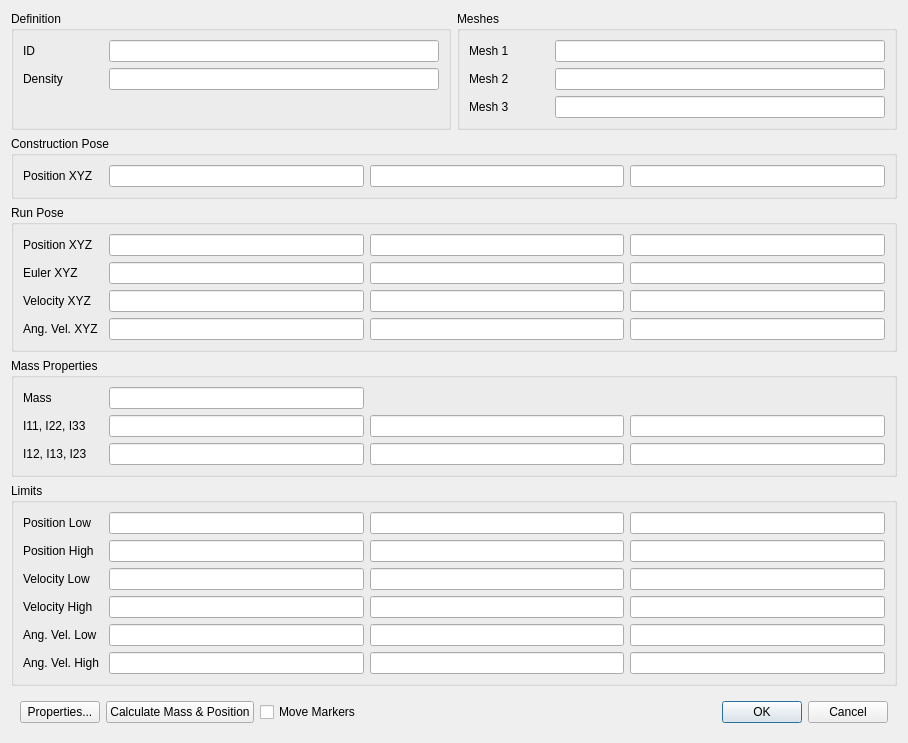
<?xml version="1.0" encoding="UTF-8"?>
<ui version="4.0">
 <class>DialogBodyBuilder</class>
 <widget class="QDialog" name="DialogBodyBuilder">
  <property name="geometry">
   <rect>
    <x>0</x>
    <y>0</y>
    <width>908</width>
    <height>705</height>
   </rect>
  </property>
  <property name="windowTitle">
   <string>Create/Edit Body</string>
  </property>
  <layout class="QGridLayout" name="gridLayout_6">
   <item row="2" column="0" colspan="2">
    <widget class="QGroupBox" name="groupBox_6">
     <property name="title">
      <string>Run Pose</string>
     </property>
     <layout class="QGridLayout" name="gridLayout_5">
      <item row="0" column="0">
       <widget class="QLabel" name="label_3">
        <property name="minimumSize">
         <size>
          <width>80</width>
          <height>0</height>
         </size>
        </property>
        <property name="text">
         <string>Position XYZ</string>
        </property>
       </widget>
      </item>
      <item row="0" column="1">
       <widget class="LineEditDouble" name="lineEditRunX"/>
      </item>
      <item row="0" column="2">
       <widget class="LineEditDouble" name="lineEditRunY"/>
      </item>
      <item row="0" column="3">
       <widget class="LineEditDouble" name="lineEditRunZ"/>
      </item>
      <item row="1" column="0">
       <widget class="QLabel" name="label_4">
        <property name="text">
         <string>Euler XYZ</string>
        </property>
       </widget>
      </item>
      <item row="1" column="1">
       <widget class="LineEditDouble" name="lineEditEulerX"/>
      </item>
      <item row="1" column="2">
       <widget class="LineEditDouble" name="lineEditEulerY"/>
      </item>
      <item row="1" column="3">
       <widget class="LineEditDouble" name="lineEditEulerZ"/>
      </item>
      <item row="2" column="0">
       <widget class="QLabel" name="label_12">
        <property name="text">
         <string>Velocity XYZ</string>
        </property>
       </widget>
      </item>
      <item row="2" column="1">
       <widget class="LineEditDouble" name="lineEditVX"/>
      </item>
      <item row="2" column="2">
       <widget class="LineEditDouble" name="lineEditVY"/>
      </item>
      <item row="2" column="3">
       <widget class="LineEditDouble" name="lineEditVZ"/>
      </item>
      <item row="3" column="0">
       <widget class="QLabel" name="label_17">
        <property name="text">
         <string>Ang. Vel. XYZ</string>
        </property>
       </widget>
      </item>
      <item row="3" column="1">
       <widget class="LineEditDouble" name="lineEditAVX"/>
      </item>
      <item row="3" column="2">
       <widget class="LineEditDouble" name="lineEditAVY"/>
      </item>
      <item row="3" column="3">
       <widget class="LineEditDouble" name="lineEditAVZ"/>
      </item>
     </layout>
    </widget>
   </item>
   <item row="3" column="0" colspan="2">
    <widget class="QGroupBox" name="groupBox_2">
     <property name="title">
      <string>Mass Properties</string>
     </property>
     <layout class="QGridLayout" name="gridLayout_2">
      <item row="0" column="0">
       <widget class="QLabel" name="label_5">
        <property name="text">
         <string>Mass</string>
        </property>
       </widget>
      </item>
      <item row="0" column="1">
       <widget class="LineEditDouble" name="lineEditMass"/>
      </item>
      <item row="1" column="0">
       <widget class="QLabel" name="label_6">
        <property name="text">
         <string>I11, I22, I33</string>
        </property>
       </widget>
      </item>
      <item row="1" column="1">
       <widget class="LineEditDouble" name="lineEditI11"/>
      </item>
      <item row="1" column="2">
       <widget class="LineEditDouble" name="lineEditI22"/>
      </item>
      <item row="1" column="3">
       <widget class="LineEditDouble" name="lineEditI33"/>
      </item>
      <item row="2" column="0">
       <widget class="QLabel" name="label_7">
        <property name="minimumSize">
         <size>
          <width>80</width>
          <height>0</height>
         </size>
        </property>
        <property name="text">
         <string>I12, I13, I23</string>
        </property>
       </widget>
      </item>
      <item row="2" column="1">
       <widget class="LineEditDouble" name="lineEditI12"/>
      </item>
      <item row="2" column="2">
       <widget class="LineEditDouble" name="lineEditI13"/>
      </item>
      <item row="2" column="3">
       <widget class="LineEditDouble" name="lineEditI23"/>
      </item>
     </layout>
    </widget>
   </item>
   <item row="1" column="0" colspan="2">
    <widget class="QGroupBox" name="groupBox">
     <property name="title">
      <string>Construction Pose</string>
     </property>
     <layout class="QGridLayout" name="gridLayout">
      <item row="0" column="1">
       <widget class="LineEditDouble" name="lineEditX"/>
      </item>
      <item row="0" column="2">
       <widget class="LineEditDouble" name="lineEditY"/>
      </item>
      <item row="0" column="0">
       <widget class="QLabel" name="label_2">
        <property name="minimumSize">
         <size>
          <width>80</width>
          <height>0</height>
         </size>
        </property>
        <property name="text">
         <string>Position XYZ</string>
        </property>
       </widget>
      </item>
      <item row="0" column="3">
       <widget class="LineEditDouble" name="lineEditZ"/>
      </item>
     </layout>
    </widget>
   </item>
   <item row="0" column="1">
    <widget class="QGroupBox" name="groupBox_5">
     <property name="title">
      <string>Meshes</string>
     </property>
     <layout class="QGridLayout" name="gridLayout_7">
      <item row="0" column="0">
       <widget class="QLabel" name="label_13">
        <property name="minimumSize">
         <size>
          <width>80</width>
          <height>0</height>
         </size>
        </property>
        <property name="text">
         <string>Mesh 1</string>
        </property>
       </widget>
      </item>
      <item row="0" column="1">
       <widget class="LineEditPath" name="lineEditMesh1"/>
      </item>
      <item row="1" column="0">
       <widget class="QLabel" name="label_15">
        <property name="minimumSize">
         <size>
          <width>80</width>
          <height>0</height>
         </size>
        </property>
        <property name="text">
         <string>Mesh 2</string>
        </property>
       </widget>
      </item>
      <item row="1" column="1">
       <widget class="LineEditPath" name="lineEditMesh2"/>
      </item>
      <item row="2" column="0">
       <widget class="QLabel" name="label_16">
        <property name="minimumSize">
         <size>
          <width>80</width>
          <height>0</height>
         </size>
        </property>
        <property name="text">
         <string>Mesh 3</string>
        </property>
       </widget>
      </item>
      <item row="2" column="1">
       <widget class="LineEditPath" name="lineEditMesh3"/>
      </item>
     </layout>
    </widget>
   </item>
   <item row="0" column="0">
    <widget class="QGroupBox" name="groupBox_4">
     <property name="title">
      <string>Definition</string>
     </property>
     <layout class="QGridLayout" name="gridLayout_4">
      <item row="0" column="0">
       <widget class="QLabel" name="label">
        <property name="text">
         <string>ID</string>
        </property>
       </widget>
      </item>
      <item row="1" column="1">
       <widget class="LineEditDouble" name="lineEditDensity"/>
      </item>
      <item row="1" column="0">
       <widget class="QLabel" name="label_14">
        <property name="minimumSize">
         <size>
          <width>80</width>
          <height>0</height>
         </size>
        </property>
        <property name="text">
         <string>Density</string>
        </property>
       </widget>
      </item>
      <item row="0" column="1">
       <widget class="LineEditUniqueName" name="lineEditID"/>
      </item>
      <item row="2" column="0">
       <widget class="QLabel" name="label_acting_as_spacer">
        <property name="text">
         <string/>
        </property>
       </widget>
      </item>
     </layout>
    </widget>
   </item>
   <item row="4" column="0" colspan="2">
    <widget class="QGroupBox" name="groupBox_3">
     <property name="title">
      <string>Limits</string>
     </property>
     <layout class="QGridLayout" name="gridLayout_3">
      <item row="0" column="0">
       <widget class="QLabel" name="label_8">
        <property name="text">
         <string>Position Low</string>
        </property>
       </widget>
      </item>
      <item row="0" column="1">
       <widget class="LineEditDouble" name="lineEditLowX"/>
      </item>
      <item row="0" column="2">
       <widget class="LineEditDouble" name="lineEditLowY"/>
      </item>
      <item row="0" column="3">
       <widget class="LineEditDouble" name="lineEditLowZ"/>
      </item>
      <item row="1" column="0">
       <widget class="QLabel" name="label_10">
        <property name="text">
         <string>Position High</string>
        </property>
       </widget>
      </item>
      <item row="1" column="1">
       <widget class="LineEditDouble" name="lineEditHighX"/>
      </item>
      <item row="1" column="2">
       <widget class="LineEditDouble" name="lineEditHighY"/>
      </item>
      <item row="1" column="3">
       <widget class="LineEditDouble" name="lineEditHighZ"/>
      </item>
      <item row="2" column="0">
       <widget class="QLabel" name="label_9">
        <property name="text">
         <string>Velocity Low</string>
        </property>
       </widget>
      </item>
      <item row="2" column="1">
       <widget class="LineEditDouble" name="lineEditLowVX"/>
      </item>
      <item row="2" column="2">
       <widget class="LineEditDouble" name="lineEditLowVY"/>
      </item>
      <item row="2" column="3">
       <widget class="LineEditDouble" name="lineEditLowVZ"/>
      </item>
      <item row="3" column="0">
       <widget class="QLabel" name="label_11">
        <property name="minimumSize">
         <size>
          <width>80</width>
          <height>0</height>
         </size>
        </property>
        <property name="text">
         <string>Velocity High</string>
        </property>
       </widget>
      </item>
      <item row="3" column="1">
       <widget class="LineEditDouble" name="lineEditHighVX"/>
      </item>
      <item row="3" column="2">
       <widget class="LineEditDouble" name="lineEditHighVY"/>
      </item>
      <item row="3" column="3">
       <widget class="LineEditDouble" name="lineEditHighVZ"/>
      </item>
      <item row="4" column="0">
       <widget class="QLabel" name="label_18">
        <property name="text">
         <string>Ang. Vel. Low</string>
        </property>
       </widget>
      </item>
      <item row="4" column="1">
       <widget class="LineEditDouble" name="lineEditLowAVX"/>
      </item>
      <item row="4" column="2">
       <widget class="LineEditDouble" name="lineEditLowAVY"/>
      </item>
      <item row="4" column="3">
       <widget class="LineEditDouble" name="lineEditLowAVZ"/>
      </item>
      <item row="5" column="0">
       <widget class="QLabel" name="label_19">
        <property name="minimumSize">
         <size>
          <width>80</width>
          <height>0</height>
         </size>
        </property>
        <property name="text">
         <string>Ang. Vel. High</string>
        </property>
       </widget>
      </item>
      <item row="5" column="1">
       <widget class="LineEditDouble" name="lineEditHighAVX"/>
      </item>
      <item row="5" column="2">
       <widget class="LineEditDouble" name="lineEditHighAVY"/>
      </item>
      <item row="5" column="3">
       <widget class="LineEditDouble" name="lineEditHighAVZ"/>
      </item>
     </layout>
    </widget>
   </item>
   <item row="6" column="0" colspan="2">
    <widget class="QWidget" name="widget_2" native="true">
     <layout class="QHBoxLayout" name="horizontalLayout">
      <item>
       <widget class="QPushButton" name="pushButtonProperties">
        <property name="text">
         <string>Properties...</string>
        </property>
       </widget>
      </item>
      <item>
       <widget class="QPushButton" name="pushButtonCalculate">
        <property name="text">
         <string>Calculate Mass &amp;&amp; Position</string>
        </property>
       </widget>
      </item>
      <item>
       <widget class="QCheckBox" name="checkBoxMoveMarkers">
        <property name="text">
         <string>Move Markers</string>
        </property>
       </widget>
      </item>
      <item>
       <spacer name="horizontalSpacer">
        <property name="orientation">
         <enum>Qt::Horizontal</enum>
        </property>
        <property name="sizeHint" stdset="0">
         <size>
          <width>297</width>
          <height>20</height>
         </size>
        </property>
       </spacer>
      </item>
      <item>
       <widget class="QPushButton" name="pushButtonOK">
        <property name="text">
         <string>OK</string>
        </property>
        <property name="default">
         <bool>true</bool>
        </property>
       </widget>
      </item>
      <item>
       <widget class="QPushButton" name="pushButtonCancel">
        <property name="text">
         <string>Cancel</string>
        </property>
       </widget>
      </item>
     </layout>
    </widget>
   </item>
   <item row="5" column="0">
    <spacer name="verticalSpacer">
     <property name="orientation">
      <enum>Qt::Vertical</enum>
     </property>
     <property name="sizeHint" stdset="0">
      <size>
       <width>20</width>
       <height>40</height>
      </size>
     </property>
    </spacer>
   </item>
  </layout>
 </widget>
 <customwidgets>
  <customwidget>
   <class>LineEditDouble</class>
   <extends>QLineEdit</extends>
   <header>LineEditDouble.h</header>
  </customwidget>
  <customwidget>
   <class>LineEditUniqueName</class>
   <extends>QLineEdit</extends>
   <header>LineEditUniqueName.h</header>
  </customwidget>
  <customwidget>
   <class>LineEditPath</class>
   <extends>QLineEdit</extends>
   <header>LineEditPath.h</header>
  </customwidget>
 </customwidgets>
 <tabstops>
  <tabstop>lineEditID</tabstop>
  <tabstop>lineEditDensity</tabstop>
  <tabstop>lineEditMesh1</tabstop>
  <tabstop>lineEditMesh2</tabstop>
  <tabstop>lineEditMesh3</tabstop>
  <tabstop>lineEditX</tabstop>
  <tabstop>lineEditY</tabstop>
  <tabstop>lineEditZ</tabstop>
  <tabstop>lineEditRunX</tabstop>
  <tabstop>lineEditRunY</tabstop>
  <tabstop>lineEditRunZ</tabstop>
  <tabstop>lineEditEulerX</tabstop>
  <tabstop>lineEditEulerY</tabstop>
  <tabstop>lineEditEulerZ</tabstop>
  <tabstop>lineEditVX</tabstop>
  <tabstop>lineEditVY</tabstop>
  <tabstop>lineEditVZ</tabstop>
  <tabstop>lineEditAVX</tabstop>
  <tabstop>lineEditAVY</tabstop>
  <tabstop>lineEditAVZ</tabstop>
  <tabstop>lineEditMass</tabstop>
  <tabstop>lineEditI11</tabstop>
  <tabstop>lineEditI22</tabstop>
  <tabstop>lineEditI33</tabstop>
  <tabstop>lineEditI12</tabstop>
  <tabstop>lineEditI13</tabstop>
  <tabstop>lineEditI23</tabstop>
  <tabstop>lineEditLowX</tabstop>
  <tabstop>lineEditLowY</tabstop>
  <tabstop>lineEditLowZ</tabstop>
  <tabstop>lineEditHighX</tabstop>
  <tabstop>lineEditHighY</tabstop>
  <tabstop>lineEditHighZ</tabstop>
  <tabstop>lineEditLowVX</tabstop>
  <tabstop>lineEditLowVY</tabstop>
  <tabstop>lineEditLowVZ</tabstop>
  <tabstop>lineEditHighVX</tabstop>
  <tabstop>lineEditHighVY</tabstop>
  <tabstop>lineEditHighVZ</tabstop>
  <tabstop>lineEditLowAVX</tabstop>
  <tabstop>lineEditLowAVY</tabstop>
  <tabstop>lineEditLowAVZ</tabstop>
  <tabstop>lineEditHighAVX</tabstop>
  <tabstop>lineEditHighAVY</tabstop>
  <tabstop>lineEditHighAVZ</tabstop>
  <tabstop>pushButtonProperties</tabstop>
  <tabstop>pushButtonCalculate</tabstop>
  <tabstop>checkBoxMoveMarkers</tabstop>
  <tabstop>pushButtonOK</tabstop>
  <tabstop>pushButtonCancel</tabstop>
 </tabstops>
 <resources/>
 <connections/>
</ui>
